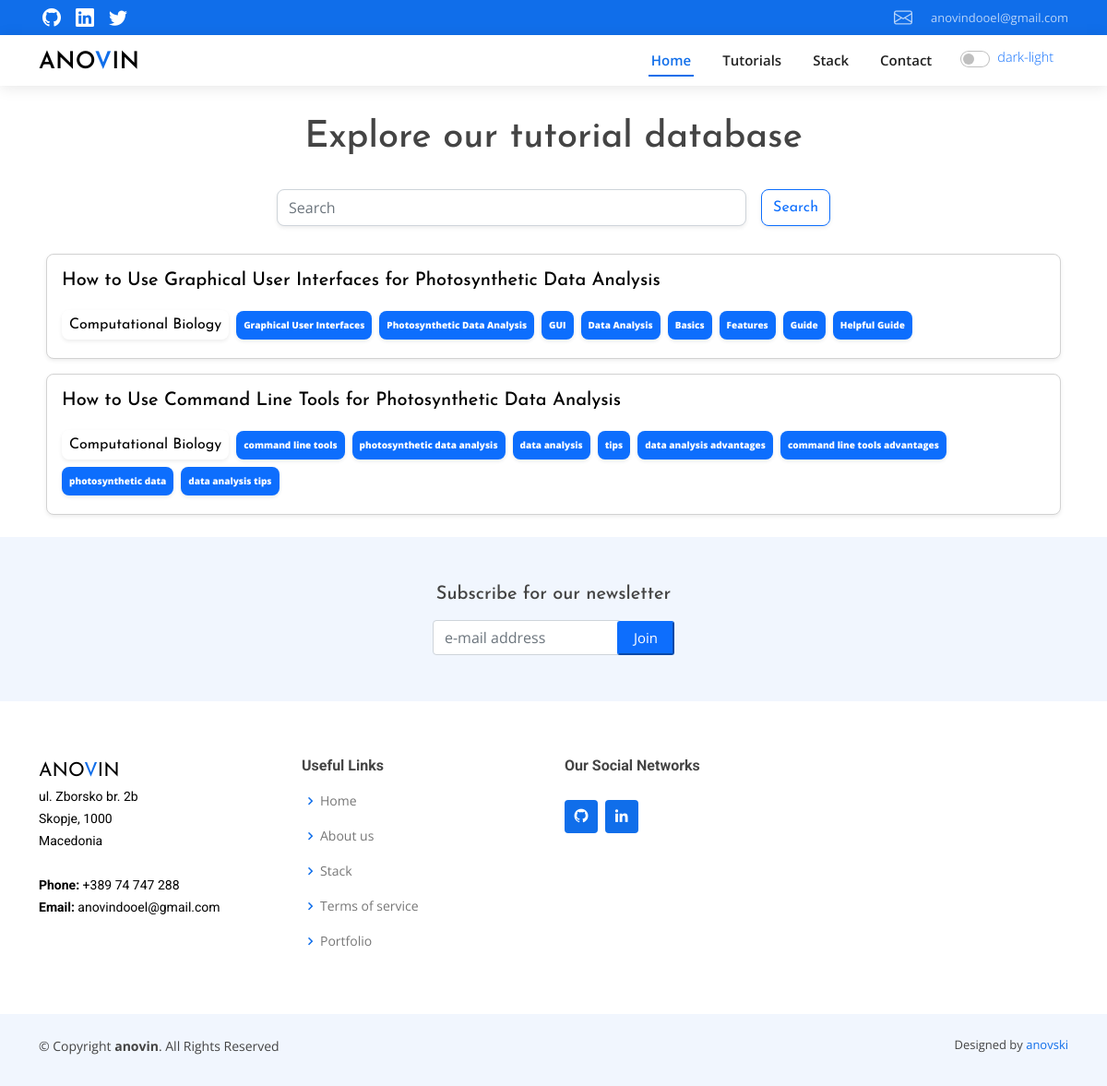
The page /tag/photosynthetic-data-analysis/ on the database its author committed.
### web/models.py (models this page shows, shortened)
class Tutorial(models.Model):
    title = models.CharField(max_length=255)
    slug = models.CharField(max_length=225, null=True, blank=True)
    meta_description = models.TextField()
    introduction = models.TextField()
    steps = models.TextField()
    content = models.TextField()
    tags = models.ManyToManyField(Tag, blank=True)
    img = models.ImageField(upload_to='tutorials/images/', null=True, blank=True)
    category = models.ForeignKey(Category, on_delete=models.SET_NULL, null=True, blank=True)
    def get_absolute_url(self):
        return reverse('single_tutorial', kwargs={
            'slug': self.slug
        })

class Category(models.Model):
    name = models.CharField(max_length=250)
    slug = models.CharField(max_length=250)
    def __str__(self):
        return self.name

class Tag(models.Model):
    name = models.CharField(max_length=255)
    slug = models.CharField(max_length=255)
    def get_absolute_url(self):
        return reverse('single_tag', kwargs={
            'slug': self.slug
        })

### web/views.py (the view)
# urls.py: path('tag/<str:slug>/', views.single_tag, name='single_tag'),
def single_tag(request, slug=None):
    if request.method == 'GET' and 'instant_search' in request.GET:
        tuts = Tutorial.objects.filter(title__contains=request.GET['instant_search'])
        return render(request, 'tutorials.html', context={'tuts': tuts})
    else:
        tuts = Tutorial.objects.filter(tags__slug__iexact=slug)
        tag = Tag.objects.filter(slug=slug)[0]
        return render(request, 'tutorials/single_tag.html', context={'tuts': tuts, 'tag': tag, 'slug': slug})

### web/templates/tutorials/single_tag.html (shortened to what this page needs)
<!DOCTYPE html>
{% load static %}
<html lang="en">
<head>
    {% include 'head.html' %}
<body>
{% include 'menu.html' %}
<div class="container">
    <div class="tag-cloud d-flex align-items-center justify-content-center flex-column w-100 h-auto p-2"
         style="border-radius:10px;">
        <h1 class="mt-4 mb-3" align="center">Explore our tutorial database</h1>
        <div class="w-100" style="margin-bottom:30px;">
            <form method="get" action="{% url 'tutorials' %}" class="d-flex  flex-column flex-md-row">
                <input id='instantSearch' type="text" class="form-control  w-100 shadow-sm  mt-3"
                       style="border-radius: 8px; height: 40px; "
                       placeholder="Search" name="instant_search">
                <button type="submit" class="btn mt-3 shadow-sm btn-outline-primary search-button float-end ms-md-3"
                        style="border-radius: 8px;">Search
                </button>
            </form>
        </div>
        {% for t in tuts %}
        <a href="{{t.get_absolute_url}}" class="text-white" style="text-decoration: none;">
            <div class=" shadow-sm d-flex align-items-center hover-bg p-3 mb-3"
                 style="color:black; border-radius: 8px; border: 1px solid #d2d2d2; background: white; cursor:pointer;">
                <div class="">
                    <h5 class="mb-3">{{ t.title }}</h5>
                    <div class="d-inline-flex flex-wrap align-items-center">
                        <span class="shadow-sm  p-1 pe-2 ps-2  me-2 mb-1 mt-1 cat-text "
                              style="border-radius: 8px; font-size: 16px; ">{{ t.category }}</span>
                        {% for tag in t.tags.all %}
                        <span class="shadow-sm p-2 bg-primary me-2 mb-1 mt-1"
                              style="border-radius: 8px; font-size: 10px; font-weight: 800; color:white;"> {{ tag.name }}</span>
                        {% endfor %}
                    </div>
                </div>
            </div>
        </a>
        {% endfor %}
    </div>
</div>
{% include 'tutorials/footer.html' %}
</body>
</html>

### web/static/assets/css/style.css (style rules this page uses)
body { font-family: "Open Sans", sans-serif; color: #444444; }
a { color: #106eea; text-decoration: none; }
h1, h2, h3, h4, h5, h6 { font-family: "Roboto", sans-serif; }

### web/templates/tutorials/single_tag.html (style rules this page uses)
form { max-width: 600px; margin: 0 auto; }
input, textarea { width: 100%; padding: 0.5rem; font-size: 1rem; border: 1px solid #ccc; border-radius: 0.25rem; }
button[type="submit"] { margin-top: 1rem; }
a { width: 100%; }
h1, h5, .search-button { font-family: "Josefin Sans", sans-serif; }
.cat-text { font-family: "Josefin Sans", sans-serif; }

### rows shown on the page
Tutorial: title "How to Use Graphical User Interfaces for Photosynthetic Data Analysis", category "Computational Biology"
Tag: name "Graphical User Interfaces"
Tag: name "Photosynthetic Data Analysis"
Tag: name "GUI"
Tag: name "Data Analysis"
Tag: name "Basics"
Tag: name "Features"
Tag: name "Guide"
Tag: name "Helpful Guide"
Tutorial: title "How to Use Command Line Tools for Photosynthetic Data Analysis", category "Computational Biology"
Tag: name "command line tools"
Tag: name "photosynthetic data analysis"
Tag: name "data analysis"
Tag: name "tips"
Tag: name "data analysis advantages"
Tag: name "command line tools advantages"
Tag: name "photosynthetic data"
Tag: name "data analysis tips"
